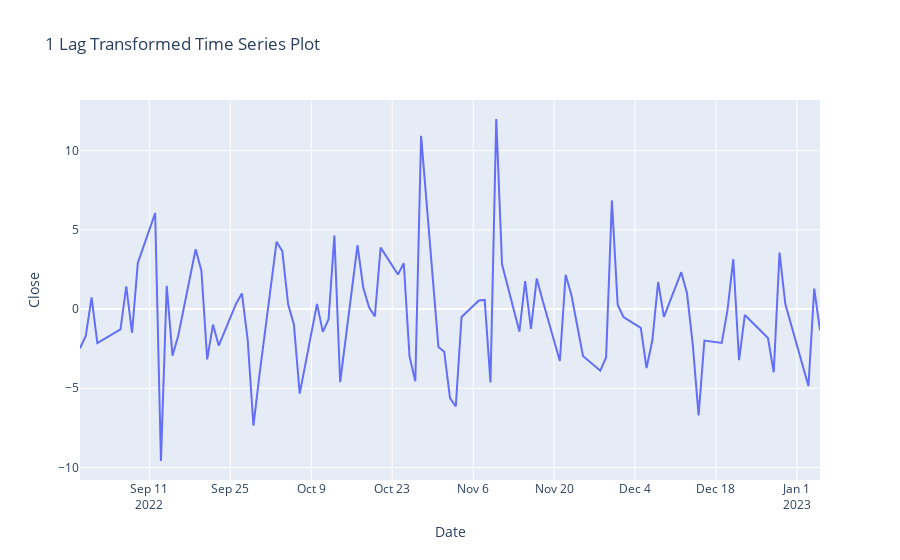

Here is the notebook cell this chart was saved with:
### Markdown cell above
### View 1 lag applied to the time series

### Code cell
df_tf=df['Close'].copy() # Create copied dataframe
df_tf=df_tf-df_tf.shift(1) # Apply difference transform (lag 1)
df_tf = pd.concat([df_tf, df['Date']], axis=1)
df_tf.dropna(inplace=True) # Remove infinite and nan values
fig=px.line(df_tf, x='Date', y='Close', title='1 Lag Transformed Time Series Plot') # Plot new transformed time-series
fig.show()

# Conduct Augmented Dickey-Fuller test
adf = adfuller(df_tf['Close'])
print('Test statistic:', adf[0])
print('P-value:', adf[1], '< 0.05, so the data is stationary with a lag value of 1')

### Figure 1 — Plotly figure (JSON) as saved in the notebook; plotly's stock layout.template omitted (floating-point values rounded to 4 significant figures)
{"data": [{"hovertemplate": "Date=%{x}<br>Close=%{y}<extra></extra>", "legendgroup": "", "line": {"color": "#636efa", "dash": "solid"}, "marker": {"symbol": "circle"}, "mode": "lines", "name": "", "orientation": "v", "showlegend": false, "type": "scatter", "x": ["2022-08-30", "2022-08-31", "2022-09-01", "2022-09-02", "2022-09-06", "2022-09-07", "2022-09-08", "2022-09-09", "2022-09-12", "2022-09-13", "2022-09-14", "2022-09-15", "2022-09-16", "2022-09-19", "2022-09-20", "2022-09-21", "2022-09-22", "2022-09-23", "2022-09-26", "2022-09-27", "2022-09-28", "2022-09-29", "2022-09-30", "2022-10-03", "2022-10-04", "2022-10-05", "2022-10-06", "2022-10-07", "2022-10-10", "2022-10-11", "2022-10-12", "2022-10-13", "2022-10-14", "2022-10-17", "2022-10-18", "2022-10-19", "2022-10-20", "2022-10-21", "2022-10-24", "2022-10-25", "2022-10-26", "2022-10-27", "2022-10-28", "2022-10-31", "2022-11-01", "2022-11-02", "2022-11-03", "2022-11-04", "2022-11-07", "2022-11-08", "2022-11-09", "2022-11-10", "2022-11-11", "2022-11-14", "2022-11-15", "2022-11-16", "2022-11-17", "2022-11-18", "2022-11-21", "2022-11-22", "2022-11-23", "2022-11-25", "2022-11-28", "2022-11-29", "2022-11-30", "2022-12-01", "2022-12-02", "2022-12-05", "2022-12-06", "2022-12-07", "2022-12-08", "2022-12-09", "2022-12-12", "2022-12-13", "2022-12-14", "2022-12-15", "2022-12-16", "2022-12-19", "2022-12-20", "2022-12-21", "2022-12-22", "2022-12-23", "2022-12-27", "2022-12-28", "2022-12-29", "2022-12-30", "2023-01-03", "2023-01-04", "2023-01-05"], "xaxis": "x", "y": [-2.47, -1.69, 0.74, -2.15, -1.28, 1.43, -1.5, 2.91, 6.06, -9.59, 1.47, -2.94, -1.67, 3.78, 2.42, -3.18, -0.98, -2.31, 0.34, 0.99, -1.92, -7.36, -4.28, 4.25, 3.65, 0.3, -0.97, -5.34, 0.33, -1.44, -0.64, 4.65, -4.61, 4.03, 1.34, 0.11, -0.47, 3.88, 2.18, 2.89, -2.99, -4.55, 10.94, -2.4, -2.69, -5.62, -6.15, -0.5, 0.54, 0.58, -4.63, 12, 2.83, -1.42, 1.76, -1.25, 1.93, 0.57, -3.28, 2.17, 0.89, -2.96, -3.89, -3.05, 6.86, 0.28, -0.5, -1.18, -3.72, -1.97, 1.71, -0.49, 2.33, 0.98, -2.26, -6.71, -1.99, -2.14, -0.07, 3.15, -3.22, -0.37, -1.83, -3.99, 3.57, 0.32, -4.86, 1.29, -1.34], "yaxis": "y"}], "layout": {"legend": {"tracegroupgap": 0}, "title": {"text": "1 Lag Transformed Time Series Plot"}, "xaxis": {"anchor": "y", "domain": [0, 1], "title": {"text": "Date"}}, "yaxis": {"anchor": "x", "domain": [0, 1], "title": {"text": "Close"}}}}
